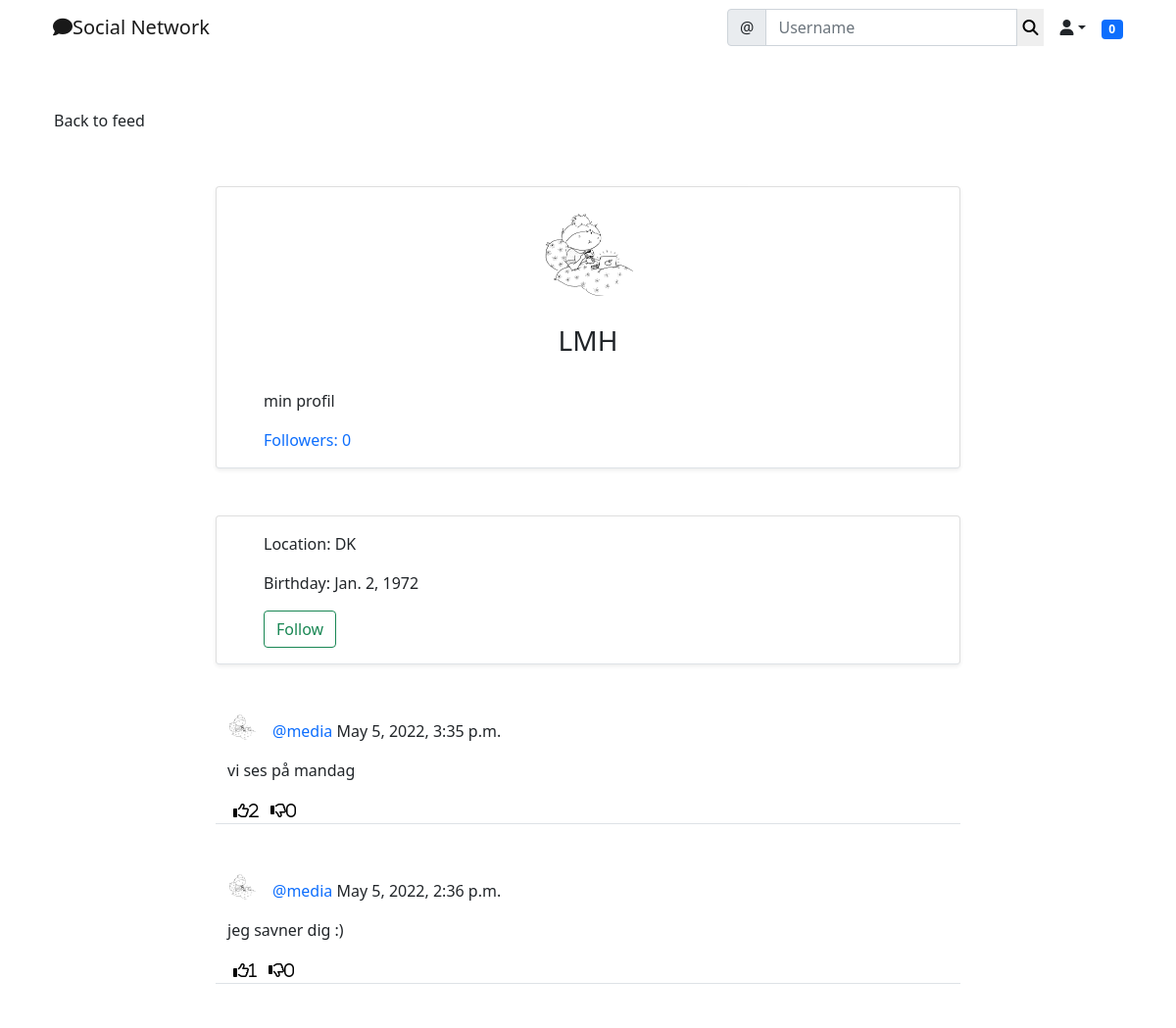
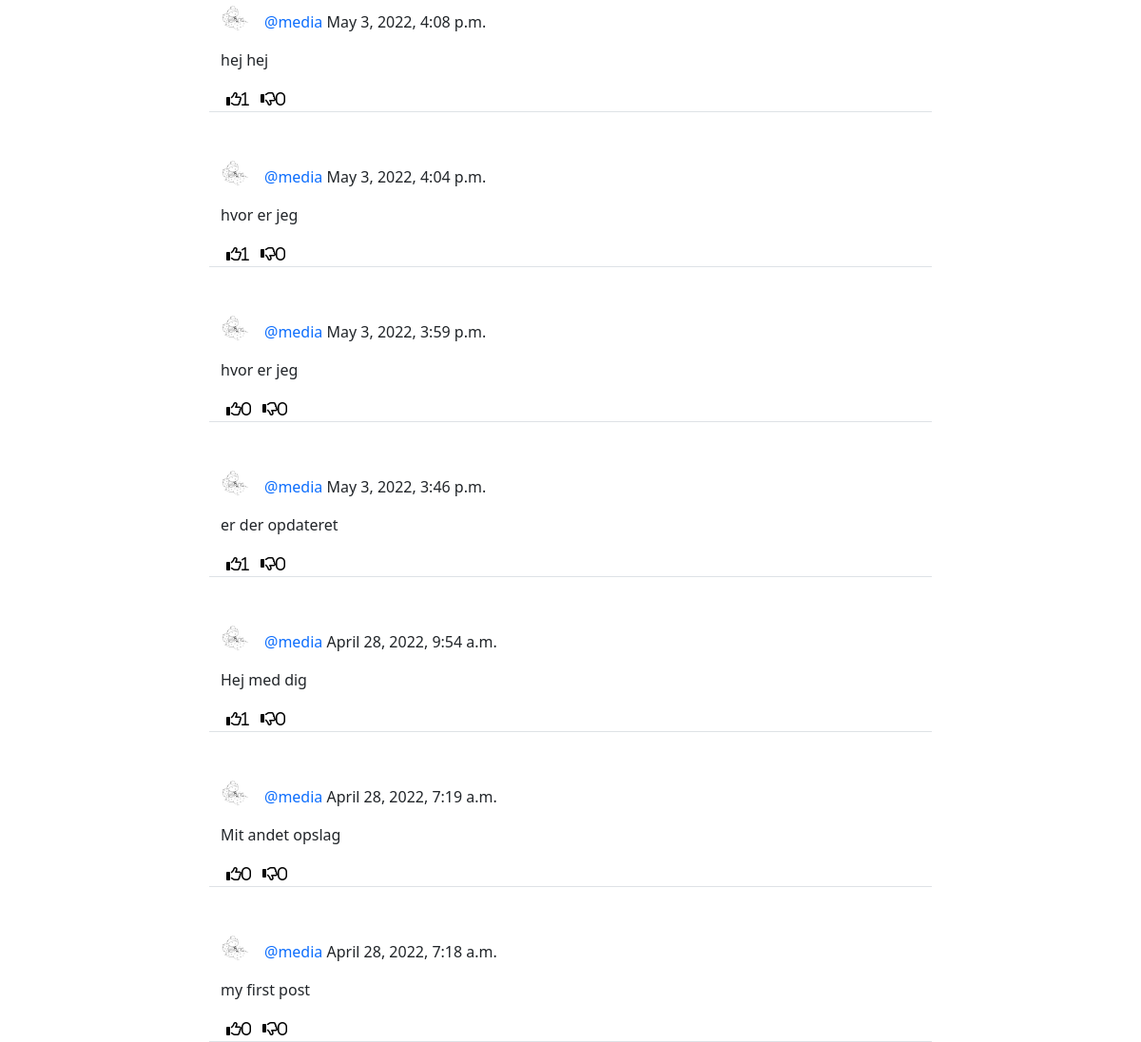
The page /social/profile/1/ (signed in) on the database its author committed (2 pictures, top to bottom).
### social/models.py (models this page shows)
class UserProfile(models.Model):
    user = models.OneToOneField(User, primary_key=True, verbose_name='user', related_name='profile', on_delete=models.CASCADE)
    name = models.CharField(max_length=30, blank=True, null=True)
    bio = models.TextField(max_length=500, blank=True, null=True)
    birth_date = models.DateField(null=True, blank=True)
    location = models.CharField(max_length=100, blank=True, null=True)
    picture = models.ImageField(upload_to='uploads/profile_pictures', default='uploads/profile_pictures/default.png.url', blank=True)
    followers = models.ManyToManyField(User, blank=True, related_name='followers')

class Post(models.Model):
    body = models.TextField()
    created_on = models.DateTimeField(default=timezone.now)
    author = models.ForeignKey(User, on_delete=models.CASCADE)
    likes = models.ManyToManyField(User, blank=True, related_name='likes')
    dislikes = models.ManyToManyField(User, blank=True, related_name='dislikes')

### social/views.py (the view)
# urls.py: path('profile/<int:pk>/', ProfileView.as_view(), name='profile'),
class ProfileView(View):
    def get(self, request, pk, *args, **kwargs):
        profile = UserProfile.objects.get(pk=pk)
        user = profile.user
        posts = Post.objects.filter(author=user).order_by('-created_on')
        followers = profile.followers.all()
        if len(followers) == 0:
            is_following = False
        for follower in followers:
            if follower == request.user:
                is_following = True
                break
            else:
                is_following = False
        number_of_followers = len(followers)
        context = {
            'user': user,
            'profile': profile,
            'posts': posts,
            'number_of_followers': number_of_followers,
            'is_following': is_following,
        }
        return render(request, 'social/profile.html', context)

### landing/templatetags/custom_tags.py (called while the page is built)
@register.inclusion_tag('social/show_notifications.html', takes_context=True)
def show_notifications(context):
    request_user = context['request'].user
    notifications = Notification.objects.filter(to_user=request_user).exclude(user_has_seen=True).order_by('-date')
    return{'notifications': notifications}

### social/templates/social/profile.html (shortened to what this page needs)
{% extends 'landing/base.html' %}
{% block content %}
<div class="container">
    <div class="row mt-5">
        <div class="col-md-3 col-sm-16">
            <a href="{% url 'post-list' %}" class="btn btn-ligth">Back to feed</a>
        </div>
    </div>
    <div class="row justify-content-center mt-5">
        <div class="card shadow-sm col-md-8 col-sm-12 border-bottom px-5 pt-3">
            <div class="text-center">
                <img src="{{ profile.picture.url }}" class="rounded-circle" width="100" height="100" />
                {% if profile.name %}
                <h3 class="py-4">{{ profile.name }}
                {% endif %}
            </h3>
            </div>
            {% if profile.bio %}
            <p>{{ profile.bio }}</p>
            {% endif %}
            <div class="mb-3">
                <a href="{% url 'list-followers' profile.pk %}" class="post-link"> Followers: {{ number_of_followers }}</a>
            </div>
        </div>
    </div>
    <div class="row justify-content-center mt-5">
        <div class="card shadow-sm col-md-8 col-sm-12 border-bottom px-5 py-3">
            {% if profile.location %}
            <p>Location: {{ profile.location }}</p>
            {% endif %}
            {% if profile.birth_date %}
            <p>Birthday: {{ profile.birth_date }}</p>
            {% endif %}
            {% if user == request.user %}
                {% else %}
                {% if is_following %}
                <form method="POST" action="{% url 'remove-follower' profile.pk %}">
                    {% csrf_token %}
                    <button class="btn btn-outline-danger" type="submit">Unfollow</button>
                </form>
                {% else %}
                <form method="POST" action="{% url 'add-follower' profile.pk %}">
                    <button class="btn btn-outline-success" type="submit">Follow</button>
                </form>
                {% endif %}
                {% endif %}
        </div>
    </div>
    {% for post in posts %}
    <div class="row justify-content-center mt-5">
        <div class="col-md-8 col-sm-12 border-bottom">
            <div>
                <a href="{% url 'profile' post.author.profile.pk %}">
                    <img class="round-circle post-img" height="30" width="30" src="{{ post.author.profile.picture.url }}" />
                </a>
                <p class="post-text">
                    <a class="text-primary post-link" href="{% url 'profile' post.author.profile.pk %}">@{{ post.author }}</a> {{ post.created_on }}
                </p>
            </div>
            <div class="position-relative">
                <p>{{ post.body }}</p>
            </div>
            <div class="d-flex flex-row">
                <form method="POST" action="{% url 'like' post.pk %}">
                    <button class="remove-default-btn" type="submit">
                        <i class="far fa-thumbs-up"><span>{{ post.likes.all.count }}</span></i>
                    </button>
                </form>
                <form method="POST" action="{% url 'dislike' post.pk %}">
                    <button class="remove-default-btn" type="submit">
                        <i class="far fa-thumbs-down"><span>{{ post.dislikes.all.count }}</span></i>
                    </button>
                </form>
            </div>
        </div>
    </div>
    {% endfor %}
</div>
{% endblock content %}

### static/style.css (style rules this page uses)
.remove-default-btn { background-color: transparent; border: none; box-shadow: none; }
.post-link { text-decoration: none; }
.post-text { padding-top: 0.5rem; }
.post-img { float: left; margin-right: 1rem; }

### rows shown on the page
UserProfile: picture (picture), name "LMH", bio "min profil", location "DK", birth_date "Jan. 2, 1972"
Post: author.profile.picture (picture), author "media", created_on "May 5, 2022, 3:35 p.m.", body "vi ses på mandag", likes.all.count "2", dislikes.all.count "0"
Post: author.profile.picture (picture), author "media", created_on "May 5, 2022, 2:36 p.m.", body "jeg savner dig :)", likes.all.count "1", dislikes.all.count "0"
Post: author.profile.picture (picture), author "media", created_on "May 3, 2022, 4:08 p.m.", body "hej hej", likes.all.count "1", dislikes.all.count "0"
Post: author.profile.picture (picture), author "media", created_on "May 3, 2022, 4:04 p.m.", body "hvor er jeg", likes.all.count "1", dislikes.all.count "0"
Post: author.profile.picture (picture), author "media", created_on "May 3, 2022, 3:59 p.m.", body "hvor er jeg", likes.all.count "0", dislikes.all.count "0"
Post: author.profile.picture (picture), author "media", created_on "May 3, 2022, 3:46 p.m.", body "er der opdateret", likes.all.count "1", dislikes.all.count "0"
Post: author.profile.picture (picture), author "media", created_on "April 28, 2022, 9:54 a.m.", body "Hej med dig", likes.all.count "1", dislikes.all.count "0"
Post: author.profile.picture (picture), author "media", created_on "April 28, 2022, 7:19 a.m.", body "Mit andet opslag", likes.all.count "0", dislikes.all.count "0"
Post: author.profile.picture (picture), author "media", created_on "April 28, 2022, 7:18 a.m.", body "my first post", likes.all.count "0", dislikes.all.count "0"

### other values the page prints
{{ notifications.count }} "0"
{{ number_of_followers }} "0"
